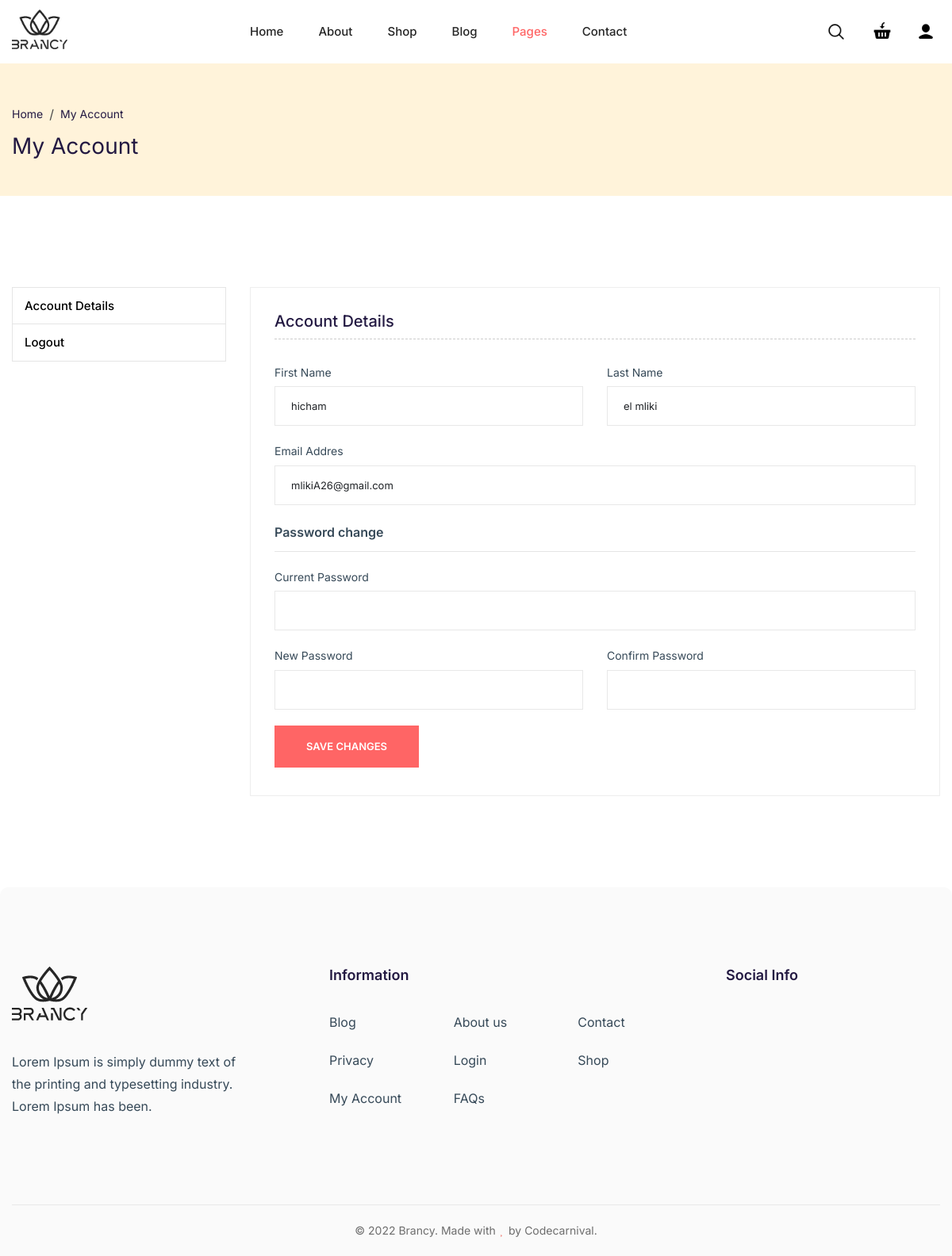
/Realisation/presentations/my-account.php (signed in), run on the app's committed database.
### tables this page shows
CREATE TABLE `users` (
  `id` int(11) NOT NULL,
  `firstName` varchar(255) DEFAULT NULL,
  `lastName` varchar(255) DEFAULT NULL,
  `passWord` varchar(255) DEFAULT NULL,
  `email` varchar(255) DEFAULT NULL,
  `role` varchar(255) DEFAULT NULL
);

### Realisation/login-signUp/AuthenticationManager.php (called while the page is built, shortened)
<?php
 include 'User.php';
class AuthenticationManager{
    private function getConnection(){
        $this->Connection = mysqli_connect('localhost', 'root', '','e-commerce');
        return $this->Connection;
    }
function MyAccount($email){
    $SelctRow = "SELECT * From users where email  = '$email'";
    $query = mysqli_query($this->getConnection() ,$SelctRow);
    $produits_data = mysqli_fetch_all($query, MYSQLI_ASSOC);
    $TableData = array();
    foreach ( $produits_data as $value_Data) {
        $user  = new User();
         $user->setId($value_Data['id']);
         $user->setFirstname($value_Data['firstName']);
         $user->setLastname($value_Data['lastName']);
        $user->setEmail($value_Data['email']);
        $user->setRole($value_Data['role']);
        $user->setPassword($value_Data['passWord']);
        array_push($TableData, $user);
    }
    return $TableData;
    }
}

### Realisation/login-signUp/user.php (called while the page is built, shortened)
<?php
class User{
    private $firstname;
    private $lastname;
    private $email;
    public function getFirstname() {
        return $this->firstname;
    }
    public function setFirstname($firstname) {
        $this->firstname = $firstname;
    }
    public function getLastname() {
        return $this->lastname;
    }
    public function setLastname($lastname) {
        $this->lastname = $lastname;
    }
    public function getEmail() {
        return $this->email;
    }
    public function setEmail($email) {
        $this->email = $email;
    }
}
?>

### Realisation/presentations/my-account.php (the view, shortened to what this page needs)
<!DOCTYPE php>
<php class="no-js" lang="zxx">
<head>
    <link rel="stylesheet" href="../assets/css/vendor/bootstrap.min.css">
    <link rel="stylesheet" href="../assets/css/plugins/swiper-bundle.min.css">
    <link rel="stylesheet" href="../assets/css/plugins/font-awesome.min.css">
    <link rel="stylesheet" href="../assets/css/plugins/fancybox.min.css">
    <link rel="stylesheet" href="../assets/css/plugins/nice-select.css">
    <link rel="stylesheet" href="../assets/css/style.min.css">
</head>
<body>
    <div class="wrapper">
        <header class="header-area">
            <div class="container">
                <div class="row align-items-center">
                    <div class="col-5 col-sm-6 col-lg-3">
                        <div class="header-logo">
                            <a href="index.php">
                                <img class="logo-main" src="../assets/images/logo.webp" width="95" height="68" alt="Logo" />
                            </a>
                        </div>
                    </div>
                    <div class="col-lg-6 d-none d-lg-block">
                        <div class="header-navigation">
                            <ul class="main-nav justify-content-start">
                                <li class="has-submenu"><a href="index.php">home</a>
                                </li>
                                <li><a href="about-us.php">about</a></li>
                                <li class="has-submenu position-static"><a href="product.php">shop</a>
                                </li>
                                <li class="has-submenu"><a href="blog.php">Blog</a>
                                </li>
                                <li class="has-submenu"><a href="my-account.php">Pages</a>
                                </li>
                                <li><a href="contact.php">Contact</a></li>
                            </ul>
                        </div>
                    </div>
                    <div class="col-7 col-sm-6 col-lg-3">
                        <div class="header-action justify-content-end">
                            <button class="header-action-btn ms-0" type="button" data-bs-toggle="offcanvas" data-bs-target="#AsideOffcanvasSearch" aria-controls="AsideOffcanvasSearch">
                                <span class="icon">
                </span>
                            </button>
                            <button class="header-action-btn" type="button" data-bs-toggle="offcanvas" data-bs-target="#AsideOffcanvasCart" aria-controls="AsideOffcanvasCart">
                                <span class="icon">
                </span>
                            </button>
                            <a class="header-action-btn" href="my-account.php">
                                <span class="icon">
                </span>
                            </a>
                        </div>
                    </div>
                </div>
            </div>
        </header>
        <main class="main-content">
            <section class="page-header-area pt-10 pb-9" data-bg-color="#FFF3DA">
                <div class="container">
                    <div class="row">
                        <div class="col-md-5">
                            <div class="page-header-st3-content text-center text-md-start">
                                <ol class="breadcrumb justify-content-center justify-content-md-start">
                                    <li class="breadcrumb-item"><a class="text-dark" href="index.php">Home</a></li>
                                    <li class="breadcrumb-item active text-dark" aria-current="page">My Account</li>
                                </ol>
                                <h2 class="page-header-title">My Account</h2>
                            </div>
                        </div>
                    </div>
                </div>
            </section>
<?php
include '../login-signUp/AuthenticationManager.php';
            if(isset($_SESSION["loggedin"]) && $_SESSION["loggedin"] === true){
             $email =   $_SESSION["email"];
             $account = new AuthenticationManager();
            $data = $account->MyAccount($email);
            foreach ($data as $value ) ;
        }
        else{
          $login = 'login';
         }
?>
            <section class="my-account-area section-space">
                <div class="container">
                    <div class="row">
                        <div class="col-lg-3 col-md-4">
                            <div class="my-account-tab-menu nav nav-tabs" id="nav-tab" role="tablist">
                                <button class="nav-link" id="account-info-tab" data-bs-toggle="tab" data-bs-target="#account-info" type="button" role="tab" aria-controls="account-info" aria-selected="false">Account Details</button>
                                <?php
                                if(!empty($login)){ ?>
                                    <button class="nav-link" onclick="window.location.href='./login-signup/login.php'" type="button"> <?php echo $login; ?> </button>
                             <?php
                                }
                                else{ ?>
                                    <button class="nav-link" onclick="window.location.href='./login-signup/login.php'" type="button"> <?php echo "logout";  }?> </button>
                            </div>
                        </div>
                        <div class="col-lg-9 col-md-8">
                            <div class="tab-content" id="nav-tabContent">
                                <div class="" id="account-info" role="tabpanel" aria-labelledby="account-info-tab">
                                    <div class="myaccount-content">
                                        <h3>Account Details</h3>
                                        <div class="account-details-form">
                                            <form action="#" method="POST">
                                                <div class="row">
                                                    <div class="col-lg-6">
                                                        <div class="single-input-item">
                                                            <label for="first-name" class="required" >First Name</label>
                                                            <input type="text" name="first-name" id="first-name" value="<?= $value->getfirstName() ?>" />
                                                        </div>
                                                    </div>
                                                    <div class="col-lg-6">
                                                        <div class="single-input-item">
                                                            <label for="last-name" class="required">Last Name</label>
                                                            <input type="text"  name="last-name" id="last-name" value="<?= $value->getlastName() ?>" />
                                                        </div>
                                                    </div>
                                                </div>
                                                <div class="single-input-item">
                                                    <label for="email" class="required" >Email Addres</label>
                                                    <input type="email" id="email"  value="<?= $value->getEmail() ?>" readonly />
                                                </div>
                                                <fieldset>
                                                    <legend>Password change</legend>
                                                    <div class="single-input-item">
                                                        <label for="current-pwd" class="required">Current Password</label>
                                                        <input type="password" id="current-pwd" />
                                                    </div>
                                                    <div class="row">
                                                        <div class="col-lg-6">
                                                            <div class="single-input-item">
                                                                <label for="new-pwd" class="required">New Password</label>
                                                                <input type="password" id="new-pwd" />
                                                            </div>
                                                        </div>
                                                        <div class="col-lg-6">
                                                            <div class="single-input-item">
                                                                <label for="confirm-pwd" class="required">Confirm Password</label>
                                                                <input type="password" id="confirm-pwd" />
                                                            </div>
                                                        </div>
                                                    </div>
                                                </fieldset>
                                                <div class="single-input-item">
                                                    <button class="check-btn sqr-btn" type="submit" name="Save">Save Changes</button>
                                                </div>
                                            </form>
                                        </div>
                                    </div>
                                </div>
                            </div>
                        </div>
                    </div>
                </div>
            </section>
        </main>
        <footer class="footer-area">
            <div class="footer-main">
                <div class="container">
                    <div class="row">
                        <div class="col-md-6 col-lg-4">
                            <div class="widget-item">
                                <div class="widget-about">
                                    <a class="widget-logo" href="index.php">
                                        <img src="../assets/images/logo.webp" width="95" height="68" alt="Logo">
                                    </a>
                                    <p class="desc">Lorem Ipsum is simply dummy text of the printing and typesetting industry. Lorem Ipsum has been.</p>
                                </div>
                            </div>
                        </div>
                        <div class="col-md-6 col-lg-5 mt-md-0 mt-9">
                            <div class="widget-item">
                                <h4 class="widget-title">Information</h4>
                                <ul class="widget-nav">
                                    <li><a href="blog.php">Blog</a></li>
                                    <li><a href="about-us.php">About us</a></li>
                                    <li><a href="contact.php">Contact</a></li>
                                    <li><a href="faq.php">Privacy</a></li>
                                    <li><a href="my-account.php">Login</a></li>
                                    <li><a href="product.php">Shop</a></li>
                                    <li><a href="my-account.php">My Account</a></li>
                                    <li><a href="faq.php">FAQs</a></li>
                                </ul>
                            </div>
                        </div>
                        <div class="col-md-6 col-lg-3 mt-lg-0 mt-6">
                            <div class="widget-item">
                                <h4 class="widget-title">Social Info</h4>
                                <div class="widget-social">
                                    <a href="https://twitter.com/" target="_blank" rel="noopener"><i class="fa fa-twitter"></i></a>
                                    <a href="https://www.facebook.com/" target="_blank" rel="noopener"><i class="fa fa-facebook"></i></a>
                                    <a href="https://www.pinterest.com/" target="_blank" rel="noopener"><i class="fa fa-pinterest-p"></i></a>
                                </div>
                            </div>
                        </div>
                    </div>
                </div>
            </div>
            <div class="footer-bottom">
                <div class="container pt-0 pb-0">
                    <div class="footer-bottom-content">
                        <p class="copyright">© 2022 Brancy. Made with <i class="fa fa-heart"></i> by <a target="_blank" href="https://themeforest.net/user/codecarnival">Codecarnival.</a></p>
                    </div>
                </div>
            </div>
        </footer>
    </div>
</body>
</php>

### data on the page
users: first-name "hicham", last-name "el mliki", email "mlikiA26@gmail.com"
